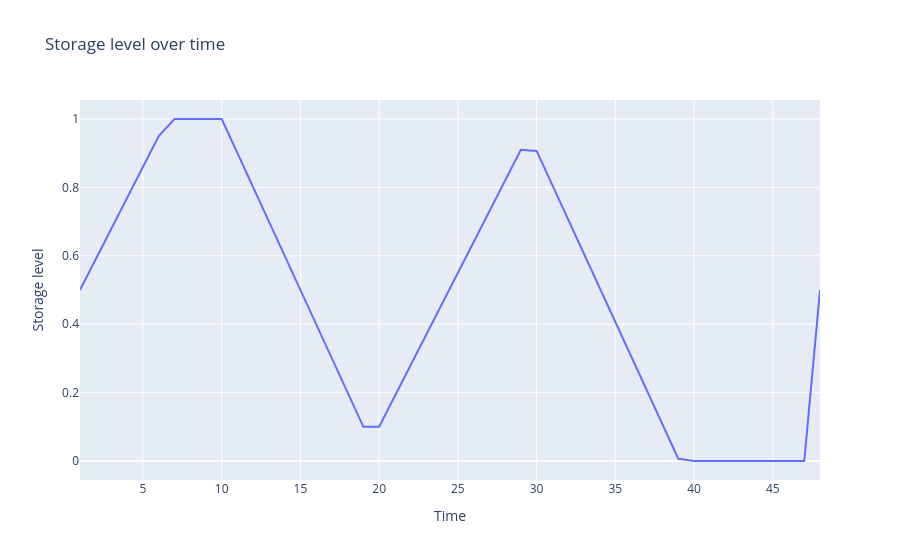
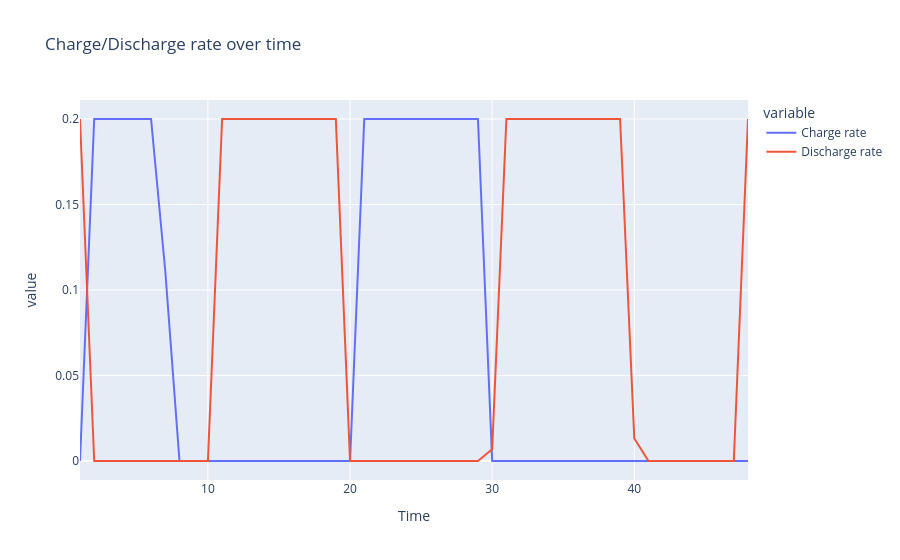
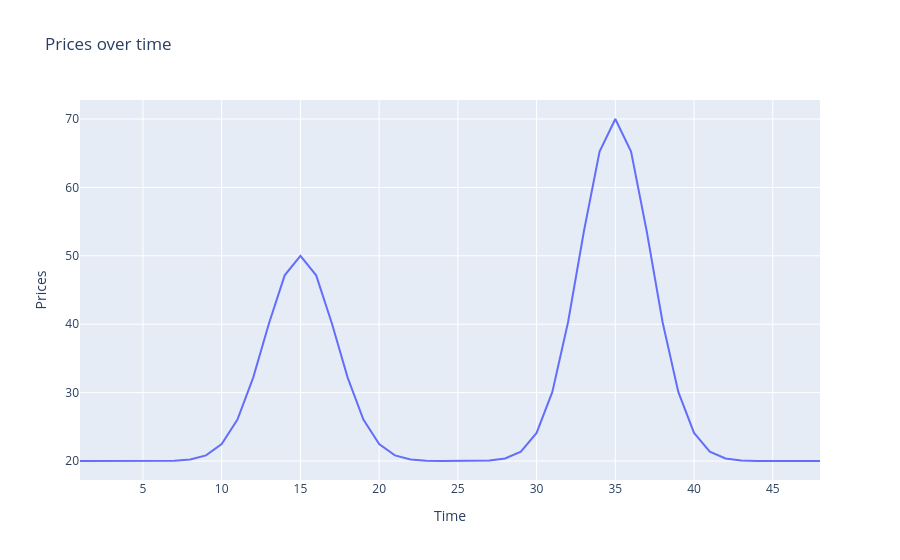

Notebook code cell kept with these figures, in order:
### Code cell
# Extend battery dispatch problem to 48 periods
# s: Storage capacity [MWh]
# c: Charge rate [MW]
# d: Discharge rate [MW]
# prices: Electricity prices [£/MWh]
# t: time granularity [h] 
# eta: effiency [eta]

n = 48
t = 0.5
eta = 0.9
periods = np.arange(n)
prices = (
    20 + 
    30 * np.exp(-((periods - 14)**2) / 10) +  # morning peak around period 14 (7am)
    50 * np.exp(-((periods - 34)**2) / 10)     # evening peak around period 34 (5pm)
)
print(len(prices))

s = cp.Variable(n)
d = cp.Variable(n)
c = cp.Variable(n)

s_start = 0.5
s_end = 0.5

constraints2 = [ 0 <= c, c <= 0.2,
                0 <=d,  d <= 0.2,
                0 <=s, s <= 1,
                s[0] == s_start,
                s[n-1] == s_end]

# Add time linking contraints
# s_i = s_{i-1} + 0.5 * (c_i - d_i) for i = 2...n
constraints2.append(
    s[1:n-1] == s[0:n-2] + t * (eta*c[1:n-1] - d[1:n-1])
)

#Objective
obj2 = cp.Maximize(t*prices@(d-c))

#Form & solve problem
prob2 = cp.Problem(obj2, constraints2)
prob2.solve() #Returns the optimal vlaue
print("status", prob2.status)
print("optimal value", prob2.value)

# Plot optimal values
df = pd.DataFrame({
    'Time': range(1, n+1),
    'Prices':prices,
    'Storage level':s.value,
    'Charge rate': c.value,
    'Discharge rate':d.value
})

fig_s = px.line(df, x='Time', y='Storage level', 
                title='Storage level over time')
fig_prices = px.line(df, x='Time', y='Prices', 
                title='Prices over time')
fig_cd = px.line(df, x='Time', y=['Charge rate', 'Discharge rate'], 
                title='Charge/Discharge rate over time')

fig_s.show()
fig_cd.show()
fig_prices.show()

### Figure 1 — Plotly figure (JSON) as saved in the notebook; plotly's stock layout.template omitted (floating-point values rounded to 4 significant figures)
{"data": [{"hovertemplate": "Time=%{x}<br>Storage level=%{y}<extra></extra>", "legendgroup": "", "line": {"color": "#636efa", "dash": "solid"}, "marker": {"symbol": "circle"}, "mode": "lines", "name": "", "orientation": "v", "showlegend": false, "type": "scatter", "x": [1, 2, 3, 4, 5, 6, 7, 8, 9, 10, 11, 12, 13, 14, 15, 16, 17, 18, 19, 20, 21, 22, 23, 24, 25, 26, 27, 28, 29, 30, 31, 32, 33, 34, 35, 36, 37, 38, 39, 40, 41, 42, 43, 44, 45, 46, 47, 48], "xaxis": "x", "y": [0.5, 0.59, 0.68, 0.77, 0.86, 0.95, 1.0, 1.0, 1.0, 1.0, 0.9, 0.8, 0.7, 0.6, 0.5, 0.4, 0.3, 0.2, 0.1, 0.1, 0.19, 0.28, 0.37, 0.46, 0.55, 0.64, 0.73, 0.82, 0.91, 0.9066, 0.8066, 0.7066, 0.6066, 0.5066, 0.4066, 0.3066, 0.2066, 0.1066, 0.006592, 7.092e-11, 1.586e-10, 3.527e-10, 4.92e-10, 5.45e-10, 5.193e-10, 3.933e-10, -4.511e-11, 0.5], "yaxis": "y"}], "layout": {"legend": {"tracegroupgap": 0}, "title": {"text": "Storage level over time"}, "xaxis": {"anchor": "y", "domain": [0.0, 1.0], "title": {"text": "Time"}}, "yaxis": {"anchor": "x", "domain": [0.0, 1.0], "title": {"text": "Storage level"}}}}

### Figure 2 — Plotly figure (JSON) as saved in the notebook; plotly's stock layout.template omitted (floating-point values rounded to 4 significant figures)
{"data": [{"hovertemplate": "variable=Charge rate<br>Time=%{x}<br>value=%{y}<extra></extra>", "legendgroup": "Charge rate", "line": {"color": "#636efa", "dash": "solid"}, "marker": {"symbol": "circle"}, "mode": "lines", "name": "Charge rate", "orientation": "v", "showlegend": true, "type": "scatter", "x": [1, 2, 3, 4, 5, 6, 7, 8, 9, 10, 11, 12, 13, 14, 15, 16, 17, 18, 19, 20, 21, 22, 23, 24, 25, 26, 27, 28, 29, 30, 31, 32, 33, 34, 35, 36, 37, 38, 39, 40, 41, 42, 43, 44, 45, 46, 47, 48], "xaxis": "x", "y": [-3.621e-11, 0.2, 0.2, 0.2, 0.2, 0.2, 0.1111, 4.274e-09, 8.631e-10, 2.342e-10, 3.245e-11, -1.941e-11, -3.438e-11, -3.978e-11, -4.121e-11, -3.978e-11, -3.438e-11, -1.94e-11, 3.264e-11, 9.749e-10, 0.2, 0.2, 0.2, 0.2, 0.2, 0.2, 0.2, 0.2, 0.2, 1.12e-10, -9.904e-12, -3.463e-11, -4.263e-11, -4.566e-11, -4.652e-11, -4.566e-11, -4.263e-11, -3.463e-11, -1.026e-11, 1.002e-10, 3.909e-10, 6.015e-10, 5.005e-10, 3.573e-10, 2.642e-10, 2.011e-10, 1.492e-10, -3.621e-11], "yaxis": "y"}, {"hovertemplate": "variable=Discharge rate<br>Time=%{x}<br>value=%{y}<extra></extra>", "legendgroup": "Discharge rate", "line": {"color": "#EF553B", "dash": "solid"}, "marker": {"symbol": "circle"}, "mode": "lines", "name": "Discharge rate", "orientation": "v", "showlegend": true, "type": "scatter", "x": [1, 2, 3, 4, 5, 6, 7, 8, 9, 10, 11, 12, 13, 14, 15, 16, 17, 18, 19, 20, 21, 22, 23, 24, 25, 26, 27, 28, 29, 30, 31, 32, 33, 34, 35, 36, 37, 38, 39, 40, 41, 42, 43, 44, 45, 46, 47, 48], "xaxis": "x", "y": [0.2, 9.651e-11, 9.649e-11, 9.645e-11, 9.645e-11, 9.684e-11, 9.952e-11, 1.061e-10, 1.281e-10, 2.491e-10, 0.2, 0.2, 0.2, 0.2, 0.2, 0.2, 0.2, 0.2, 0.2, 1.254e-10, 4.305e-11, 2.933e-11, 2.605e-11, 2.533e-11, 2.523e-11, 2.544e-11, 2.666e-11, 3.238e-11, 6.044e-11, 0.006817, 0.2, 0.2, 0.2, 0.2, 0.2, 0.2, 0.2, 0.2, 0.2, 0.01318, 1.766e-10, 1.532e-10, 1.72e-10, 2.157e-10, 2.892e-10, 4.333e-10, 1.011e-09, 0.2], "yaxis": "y"}], "layout": {"legend": {"title": {"text": "variable"}, "tracegroupgap": 0}, "title": {"text": "Charge/Discharge rate over time"}, "xaxis": {"anchor": "y", "domain": [0.0, 1.0], "title": {"text": "Time"}}, "yaxis": {"anchor": "x", "domain": [0.0, 1.0], "title": {"text": "value"}}}}

### Figure 3 — Plotly figure (JSON) as saved in the notebook; plotly's stock layout.template omitted (floating-point values rounded to 4 significant figures)
{"data": [{"hovertemplate": "Time=%{x}<br>Prices=%{y}<extra></extra>", "legendgroup": "", "line": {"color": "#636efa", "dash": "solid"}, "marker": {"symbol": "circle"}, "mode": "lines", "name": "", "orientation": "v", "showlegend": false, "type": "scatter", "x": [1, 2, 3, 4, 5, 6, 7, 8, 9, 10, 11, 12, 13, 14, 15, 16, 17, 18, 19, 20, 21, 22, 23, 24, 25, 26, 27, 28, 29, 30, 31, 32, 33, 34, 35, 36, 37, 38, 39, 40, 41, 42, 43, 44, 45, 46, 47, 48], "xaxis": "x", "y": [20.0, 20.0, 20.0, 20.0, 20.0, 20.01, 20.05, 20.22, 20.82, 22.46, 26.06, 32.2, 40.11, 47.15, 50.0, 47.15, 40.11, 32.2, 26.06, 22.46, 20.82, 20.22, 20.05, 20.01, 20.0, 20.02, 20.08, 20.37, 21.37, 24.1, 30.09, 40.33, 53.52, 65.24, 70.0, 65.24, 53.52, 40.33, 30.09, 24.1, 21.37, 20.37, 20.08, 20.02, 20.0, 20.0, 20.0, 20.0], "yaxis": "y"}], "layout": {"legend": {"tracegroupgap": 0}, "title": {"text": "Prices over time"}, "xaxis": {"anchor": "y", "domain": [0.0, 1.0], "title": {"text": "Time"}}, "yaxis": {"anchor": "x", "domain": [0.0, 1.0], "title": {"text": "Prices"}}}}
